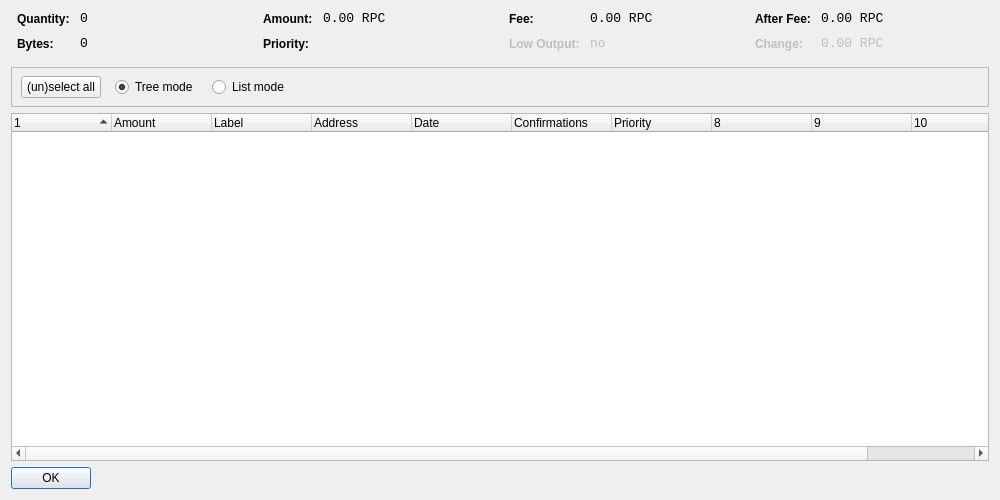
<?xml version="1.0" encoding="UTF-8"?>
<ui version="4.0">
 <class>CoinControlDialog</class>
 <widget class="QDialog" name="CoinControlDialog">
  <property name="geometry">
   <rect>
    <x>0</x>
    <y>0</y>
    <width>1000</width>
    <height>500</height>
   </rect>
  </property>
  <property name="windowTitle">
   <string>Coin Control</string>
  </property>
  <layout class="QVBoxLayout" name="verticalLayout">
   <item>
    <layout class="QHBoxLayout" name="horizontalLayoutTop" stretch="0,0,0,0">
     <property name="topMargin">
      <number>0</number>
     </property>
     <property name="bottomMargin">
      <number>10</number>
     </property>
     <item>
      <layout class="QFormLayout" name="formLayoutCoinControl1">
       <property name="horizontalSpacing">
        <number>10</number>
       </property>
       <property name="verticalSpacing">
        <number>10</number>
       </property>
       <property name="leftMargin">
        <number>6</number>
       </property>
       <property name="rightMargin">
        <number>6</number>
       </property>
       <item row="0" column="0">
        <widget class="QLabel" name="labelCoinControlQuantityText">
         <property name="styleSheet">
          <string notr="true">font-weight:bold;</string>
         </property>
         <property name="text">
          <string>Quantity:</string>
         </property>
        </widget>
       </item>
       <item row="0" column="1">
        <widget class="QLabel" name="labelCoinControlQuantity">
         <property name="font">
          <font>
           <family>Monospace</family>
           <pointsize>10</pointsize>
          </font>
         </property>
         <property name="cursor">
          <cursorShape>IBeamCursor</cursorShape>
         </property>
         <property name="contextMenuPolicy">
          <enum>Qt::ActionsContextMenu</enum>
         </property>
         <property name="text">
          <string notr="true">0</string>
         </property>
         <property name="textInteractionFlags">
          <set>Qt::LinksAccessibleByMouse|Qt::TextSelectableByKeyboard|Qt::TextSelectableByMouse</set>
         </property>
        </widget>
       </item>
       <item row="1" column="0">
        <widget class="QLabel" name="labelCoinControlBytesText">
         <property name="styleSheet">
          <string notr="true">font-weight:bold;</string>
         </property>
         <property name="text">
          <string>Bytes:</string>
         </property>
        </widget>
       </item>
       <item row="1" column="1">
        <widget class="QLabel" name="labelCoinControlBytes">
         <property name="font">
          <font>
           <family>Monospace</family>
           <pointsize>10</pointsize>
          </font>
         </property>
         <property name="cursor">
          <cursorShape>IBeamCursor</cursorShape>
         </property>
         <property name="contextMenuPolicy">
          <enum>Qt::ActionsContextMenu</enum>
         </property>
         <property name="text">
          <string notr="true">0</string>
         </property>
         <property name="textInteractionFlags">
          <set>Qt::LinksAccessibleByMouse|Qt::TextSelectableByKeyboard|Qt::TextSelectableByMouse</set>
         </property>
        </widget>
       </item>
      </layout>
     </item>
     <item>
      <layout class="QFormLayout" name="formLayoutCoinControl2">
       <property name="horizontalSpacing">
        <number>10</number>
       </property>
       <property name="verticalSpacing">
        <number>10</number>
       </property>
       <property name="leftMargin">
        <number>6</number>
       </property>
       <property name="rightMargin">
        <number>6</number>
       </property>
       <item row="0" column="0">
        <widget class="QLabel" name="labelCoinControlAmountText">
         <property name="styleSheet">
          <string notr="true">font-weight:bold;</string>
         </property>
         <property name="text">
          <string>Amount:</string>
         </property>
        </widget>
       </item>
       <item row="0" column="1">
        <widget class="QLabel" name="labelCoinControlAmount">
         <property name="font">
          <font>
           <family>Monospace</family>
           <pointsize>10</pointsize>
          </font>
         </property>
         <property name="cursor">
          <cursorShape>IBeamCursor</cursorShape>
         </property>
         <property name="contextMenuPolicy">
          <enum>Qt::ActionsContextMenu</enum>
         </property>
         <property name="text">
          <string notr="true">0.00 RPC</string>
         </property>
         <property name="textInteractionFlags">
          <set>Qt::LinksAccessibleByMouse|Qt::TextSelectableByKeyboard|Qt::TextSelectableByMouse</set>
         </property>
        </widget>
       </item>
       <item row="1" column="0">
        <widget class="QLabel" name="labelCoinControlPriorityText">
         <property name="styleSheet">
          <string notr="true">font-weight:bold;</string>
         </property>
         <property name="text">
          <string>Priority:</string>
         </property>
        </widget>
       </item>
       <item row="1" column="1">
        <widget class="QLabel" name="labelCoinControlPriority">
         <property name="font">
          <font>
           <family>Monospace</family>
           <pointsize>10</pointsize>
          </font>
         </property>
         <property name="cursor">
          <cursorShape>IBeamCursor</cursorShape>
         </property>
         <property name="contextMenuPolicy">
          <enum>Qt::ActionsContextMenu</enum>
         </property>
         <property name="text">
          <string/>
         </property>
         <property name="textInteractionFlags">
          <set>Qt::LinksAccessibleByMouse|Qt::TextSelectableByKeyboard|Qt::TextSelectableByMouse</set>
         </property>
        </widget>
       </item>
      </layout>
     </item>
     <item>
      <layout class="QFormLayout" name="formLayoutCoinControl3">
       <property name="horizontalSpacing">
        <number>10</number>
       </property>
       <property name="verticalSpacing">
        <number>10</number>
       </property>
       <property name="leftMargin">
        <number>6</number>
       </property>
       <property name="rightMargin">
        <number>6</number>
       </property>
       <item row="0" column="0">
        <widget class="QLabel" name="labelCoinControlFeeText">
         <property name="styleSheet">
          <string notr="true">font-weight:bold;</string>
         </property>
         <property name="text">
          <string>Fee:</string>
         </property>
        </widget>
       </item>
       <item row="0" column="1">
        <widget class="QLabel" name="labelCoinControlFee">
         <property name="font">
          <font>
           <family>Monospace</family>
           <pointsize>10</pointsize>
          </font>
         </property>
         <property name="cursor">
          <cursorShape>IBeamCursor</cursorShape>
         </property>
         <property name="contextMenuPolicy">
          <enum>Qt::ActionsContextMenu</enum>
         </property>
         <property name="text">
          <string notr="true">0.00 RPC</string>
         </property>
         <property name="textInteractionFlags">
          <set>Qt::LinksAccessibleByMouse|Qt::TextSelectableByKeyboard|Qt::TextSelectableByMouse</set>
         </property>
        </widget>
       </item>
       <item row="1" column="0">
        <widget class="QLabel" name="labelCoinControlLowOutputText">
         <property name="enabled">
          <bool>false</bool>
         </property>
         <property name="styleSheet">
          <string notr="true">font-weight:bold;</string>
         </property>
         <property name="text">
          <string>Low Output:</string>
         </property>
        </widget>
       </item>
       <item row="1" column="1">
        <widget class="QLabel" name="labelCoinControlLowOutput">
         <property name="enabled">
          <bool>false</bool>
         </property>
         <property name="font">
          <font>
           <family>Monospace</family>
           <pointsize>10</pointsize>
          </font>
         </property>
         <property name="cursor">
          <cursorShape>IBeamCursor</cursorShape>
         </property>
         <property name="contextMenuPolicy">
          <enum>Qt::ActionsContextMenu</enum>
         </property>
         <property name="text">
          <string notr="true">no</string>
         </property>
         <property name="textInteractionFlags">
          <set>Qt::LinksAccessibleByMouse|Qt::TextSelectableByKeyboard|Qt::TextSelectableByMouse</set>
         </property>
        </widget>
       </item>
      </layout>
     </item>
     <item>
      <layout class="QFormLayout" name="formLayoutCoinControl4">
       <property name="horizontalSpacing">
        <number>10</number>
       </property>
       <property name="verticalSpacing">
        <number>10</number>
       </property>
       <property name="leftMargin">
        <number>6</number>
       </property>
       <property name="rightMargin">
        <number>6</number>
       </property>
       <item row="0" column="0">
        <widget class="QLabel" name="labelCoinControlAfterFeeText">
         <property name="styleSheet">
          <string notr="true">font-weight:bold;</string>
         </property>
         <property name="text">
          <string>After Fee:</string>
         </property>
        </widget>
       </item>
       <item row="0" column="1">
        <widget class="QLabel" name="labelCoinControlAfterFee">
         <property name="font">
          <font>
           <family>Monospace</family>
           <pointsize>10</pointsize>
          </font>
         </property>
         <property name="cursor">
          <cursorShape>IBeamCursor</cursorShape>
         </property>
         <property name="contextMenuPolicy">
          <enum>Qt::ActionsContextMenu</enum>
         </property>
         <property name="text">
          <string notr="true">0.00 RPC</string>
         </property>
         <property name="textInteractionFlags">
          <set>Qt::LinksAccessibleByMouse|Qt::TextSelectableByKeyboard|Qt::TextSelectableByMouse</set>
         </property>
        </widget>
       </item>
       <item row="1" column="0">
        <widget class="QLabel" name="labelCoinControlChangeText">
         <property name="enabled">
          <bool>false</bool>
         </property>
         <property name="styleSheet">
          <string notr="true">font-weight:bold;</string>
         </property>
         <property name="text">
          <string>Change:</string>
         </property>
        </widget>
       </item>
       <item row="1" column="1">
        <widget class="QLabel" name="labelCoinControlChange">
         <property name="enabled">
          <bool>false</bool>
         </property>
         <property name="font">
          <font>
           <family>Monospace</family>
           <pointsize>10</pointsize>
          </font>
         </property>
         <property name="cursor">
          <cursorShape>IBeamCursor</cursorShape>
         </property>
         <property name="contextMenuPolicy">
          <enum>Qt::ActionsContextMenu</enum>
         </property>
         <property name="text">
          <string notr="true">0.00 RPC</string>
         </property>
         <property name="textInteractionFlags">
          <set>Qt::LinksAccessibleByMouse|Qt::TextSelectableByKeyboard|Qt::TextSelectableByMouse</set>
         </property>
        </widget>
       </item>
      </layout>
     </item>
    </layout>
   </item>
   <item>
    <widget class="QFrame" name="frame">
     <property name="minimumSize">
      <size>
       <width>0</width>
       <height>40</height>
      </size>
     </property>
     <property name="frameShape">
      <enum>QFrame::StyledPanel</enum>
     </property>
     <property name="frameShadow">
      <enum>QFrame::Sunken</enum>
     </property>
     <widget class="QWidget" name="horizontalLayoutWidget">
      <property name="geometry">
       <rect>
        <x>10</x>
        <y>0</y>
        <width>781</width>
        <height>41</height>
       </rect>
      </property>
      <layout class="QHBoxLayout" name="horizontalLayoutPanel" stretch="0,0,0,0,0">
       <property name="spacing">
        <number>14</number>
       </property>
       <item>
        <widget class="QPushButton" name="pushButtonSelectAll">
         <property name="sizePolicy">
          <sizepolicy hsizetype="Maximum" vsizetype="Fixed">
           <horstretch>0</horstretch>
           <verstretch>0</verstretch>
          </sizepolicy>
         </property>
         <property name="text">
          <string>(un)select all</string>
         </property>
        </widget>
       </item>
       <item>
        <widget class="QRadioButton" name="radioTreeMode">
         <property name="sizePolicy">
          <sizepolicy hsizetype="Maximum" vsizetype="Fixed">
           <horstretch>0</horstretch>
           <verstretch>0</verstretch>
          </sizepolicy>
         </property>
         <property name="text">
          <string>Tree mode</string>
         </property>
         <property name="checked">
          <bool>true</bool>
         </property>
        </widget>
       </item>
       <item>
        <widget class="QRadioButton" name="radioListMode">
         <property name="sizePolicy">
          <sizepolicy hsizetype="Maximum" vsizetype="Fixed">
           <horstretch>0</horstretch>
           <verstretch>0</verstretch>
          </sizepolicy>
         </property>
         <property name="text">
          <string>List mode</string>
         </property>
        </widget>
       </item>
       <item>
        <spacer name="horizontalSpacer">
         <property name="orientation">
          <enum>Qt::Horizontal</enum>
         </property>
         <property name="sizeHint" stdset="0">
          <size>
           <width>40</width>
           <height>20</height>
          </size>
         </property>
        </spacer>
       </item>
      </layout>
     </widget>
    </widget>
   </item>
   <item>
    <widget class="CoinControlTreeWidget" name="treeWidget">
     <property name="contextMenuPolicy">
      <enum>Qt::CustomContextMenu</enum>
     </property>
     <property name="sortingEnabled">
      <bool>false</bool>
     </property>
     <property name="columnCount">
      <number>11</number>
     </property>
     <attribute name="headerShowSortIndicator" stdset="0">
      <bool>true</bool>
     </attribute>
     <attribute name="headerStretchLastSection">
      <bool>false</bool>
     </attribute>
     <column>
      <property name="text">
       <string/>
      </property>
     </column>
     <column>
      <property name="text">
       <string>Amount</string>
      </property>
     </column>
     <column>
      <property name="text">
       <string>Label</string>
      </property>
     </column>
     <column>
      <property name="text">
       <string>Address</string>
      </property>
     </column>
     <column>
      <property name="text">
       <string>Date</string>
      </property>
     </column>
     <column>
      <property name="text">
       <string>Confirmations</string>
      </property>
      <property name="toolTip">
       <string>Confirmed</string>
      </property>
     </column>
     <column>
      <property name="text">
       <string>Priority</string>
      </property>
     </column>
     <column>
      <property name="text">
       <string/>
      </property>
     </column>
     <column>
      <property name="text">
       <string/>
      </property>
     </column>
     <column>
      <property name="text">
       <string/>
      </property>
     </column>
     <column>
      <property name="text">
       <string/>
      </property>
     </column>
    </widget>
   </item>
   <item>
    <widget class="QDialogButtonBox" name="buttonBox">
     <property name="sizePolicy">
      <sizepolicy hsizetype="Maximum" vsizetype="Fixed">
       <horstretch>0</horstretch>
       <verstretch>0</verstretch>
      </sizepolicy>
     </property>
     <property name="orientation">
      <enum>Qt::Horizontal</enum>
     </property>
     <property name="standardButtons">
      <set>QDialogButtonBox::Ok</set>
     </property>
    </widget>
   </item>
  </layout>
 </widget>
 <customwidgets>
  <customwidget>
   <class>CoinControlTreeWidget</class>
   <extends>QTreeWidget</extends>
   <header>coincontroltreewidget.h</header>
  </customwidget>
 </customwidgets>
 <resources/>
 <connections/>
</ui>
